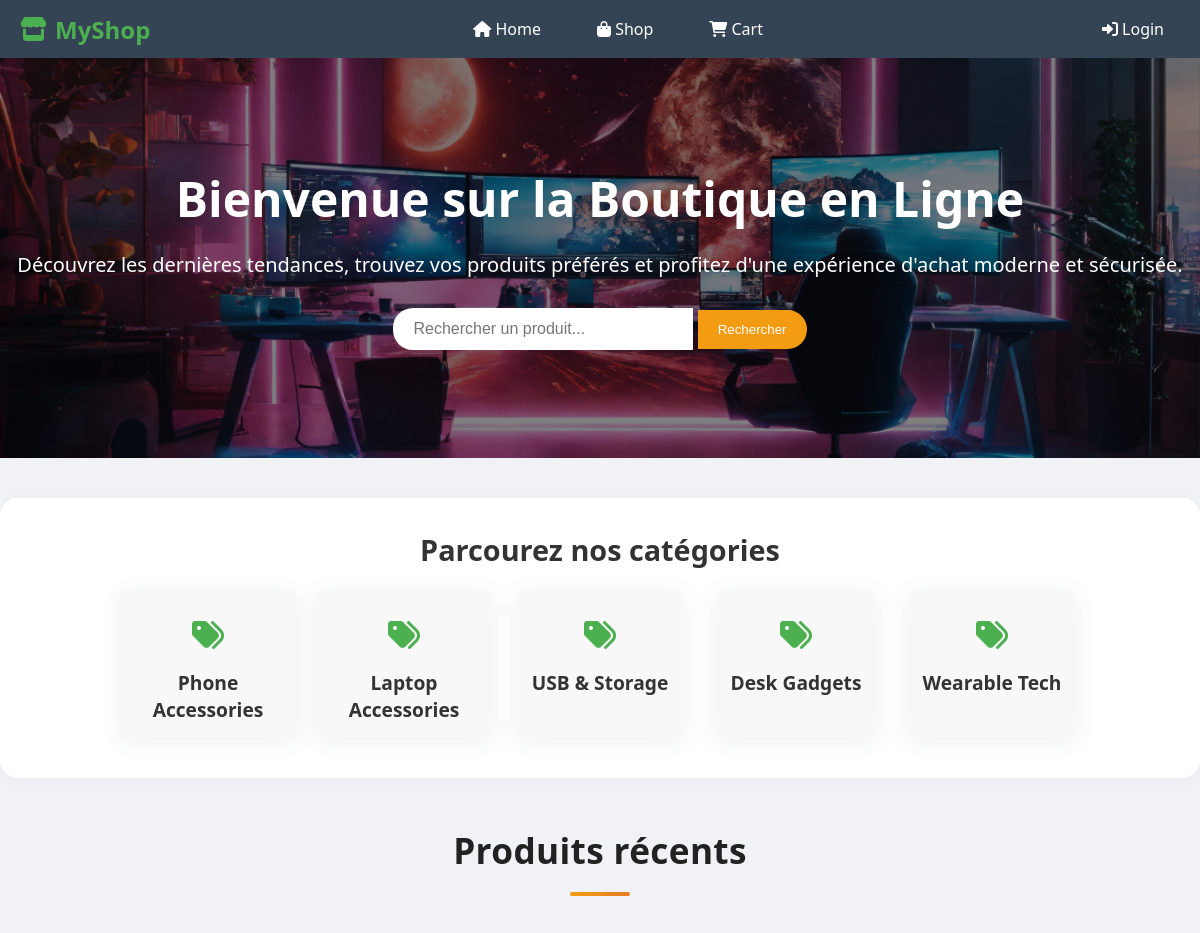
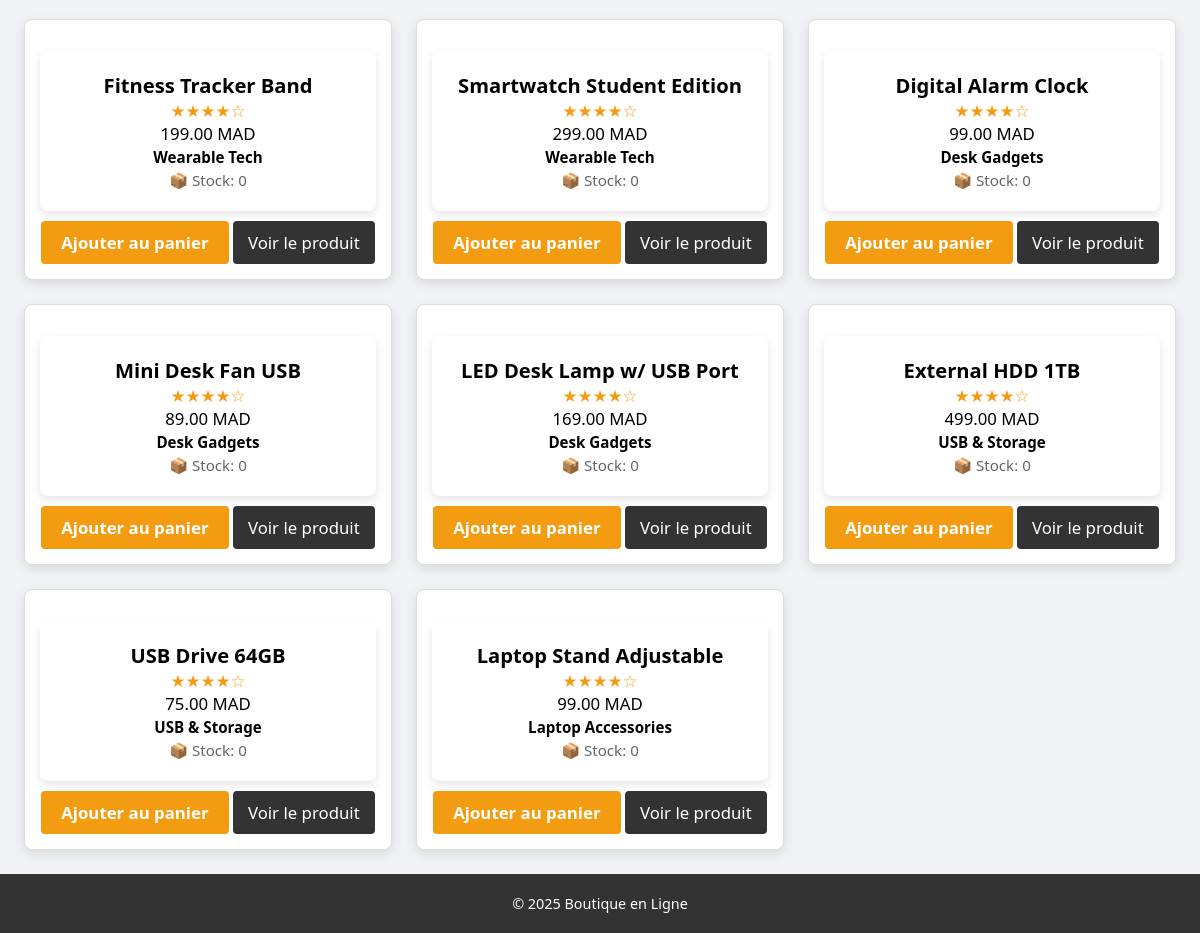
The page / on the database its author committed (2 pictures, top to bottom).
### tables this page shows
CREATE TABLE IF NOT EXISTS produits (
    id INT AUTO_INCREMENT PRIMARY KEY,
    nom VARCHAR(100),
    description TEXT,
    prix DECIMAL(10,2),
    categorie VARCHAR(50),
    image VARCHAR(255),
    stock INT DEFAULT 0
);

### index.php (the view, shortened to what this page needs)
<?php
require_once 'includes/db.php';
include 'includes/header.php';
$products = $pdo->query('SELECT * FROM produits ORDER BY id DESC LIMIT 8')->fetchAll();
$categories = $pdo->query("SELECT DISTINCT categorie FROM produits WHERE categorie IS NOT NULL AND categorie != ''")->fetchAll(PDO::FETCH_COLUMN);
?>
<main class="main-content">
<div class="hero-section" style="background-image: url('assets/images/landingpage.webp');">
    <div class="hero-overlay"></div>
    <div class="hero-content">
        <div class="hero-text">
            <h1>Bienvenue sur la Boutique en Ligne</h1>
            <p>Découvrez les dernières tendances, trouvez vos produits préférés et profitez d'une expérience d'achat moderne et sécurisée.</p>
        </div>
        <div class="hero-search">
            <form action="search.php" method="GET">
                <input type="text" name="keyword" placeholder="Rechercher un produit..." class="search-input">
                <button type="submit" class="hero-btn">Rechercher</button>
            </form>
        </div>
    </div>
</div>
<?php if (!empty($categories)) : ?>
    <div class="category-filters">
        <h2>Parcourez nos catégories</h2>
        <div class="category-grid">
        <?php foreach ($categories as $cat) : ?>
            <a href="search.php?category=<?= urlencode($cat) ?>" class="category-card">
                <div class="category-icon">
                    <i class="fas fa-tags"></i>
                </div>
                <span class="category-name"><?= htmlspecialchars($cat) ?></span>
            </a>
        <?php endforeach; ?>
        </div>
    </div>
<?php endif; ?>
<h2 class="recent-products-title">Produits récents</h2>
<?php if (count($products) === 0) : ?>
    <p class="no-products">Aucun produit disponible.</p>
<?php else : ?>
    <div class="product-listing">
        <?php foreach ($products as $prod) : ?>
            <div class="product-card">
                <div class="product-info">
                    <strong><?= htmlspecialchars($prod['nom']) ?></strong><br>
                    <div class="product-rating">★★★★☆</div>
                    <span><?= number_format($prod['prix'], 2) ?> MAD</span><br>
                    <span class="product-category"><?= htmlspecialchars($prod['categorie']) ?></span><br>
                    <span class="product-stock">Stock: <?= $prod['stock'] ?></span><br>
                </div>
                <div class="product-actions">
                        <a href="cart.php?add=<?= $prod['id'] ?>" class="add-to-cart-btn">Ajouter au panier</a>
                        <a href="product.php?id=<?= $prod['id'] ?>" class="product-details-btn">Voir le produit</a>
                    </div>
            </div>
        <?php endforeach; ?>
    </div>
<?php endif; ?>
</main>
<?php include 'includes/footer.php'; ?>

### includes/header.php (style rules this page uses)
* { margin: 0; padding: 0; box-sizing: border-box; }
body { font-family: 'Segoe UI', sans-serif; background-color: #f0f2f5; }

### rows shown on the page
produits: nom "Fitness Tracker Band", prix "199.00", categorie "Wearable Tech", stock "0"
produits: nom "Smartwatch Student Edition", prix "299.00", categorie "Wearable Tech", stock "0"
produits: nom "Digital Alarm Clock", prix "99.00", categorie "Desk Gadgets", stock "0"
produits: nom "Mini Desk Fan USB", prix "89.00", categorie "Desk Gadgets", stock "0"
produits: nom "LED Desk Lamp w/ USB Port", prix "169.00", categorie "Desk Gadgets", stock "0"
produits: nom "External HDD 1TB", prix "499.00", categorie "USB & Storage", stock "0"
produits: nom "USB Drive 64GB", prix "75.00", categorie "USB & Storage", stock "0"
produits: nom "Laptop Stand Adjustable", prix "99.00", categorie "Laptop Accessories", stock "0"

### other values the page prints
$cat "Phone Accessories"
$cat "Laptop Accessories"
$cat "USB & Storage"
$cat "Desk Gadgets"
$cat "Wearable Tech"
